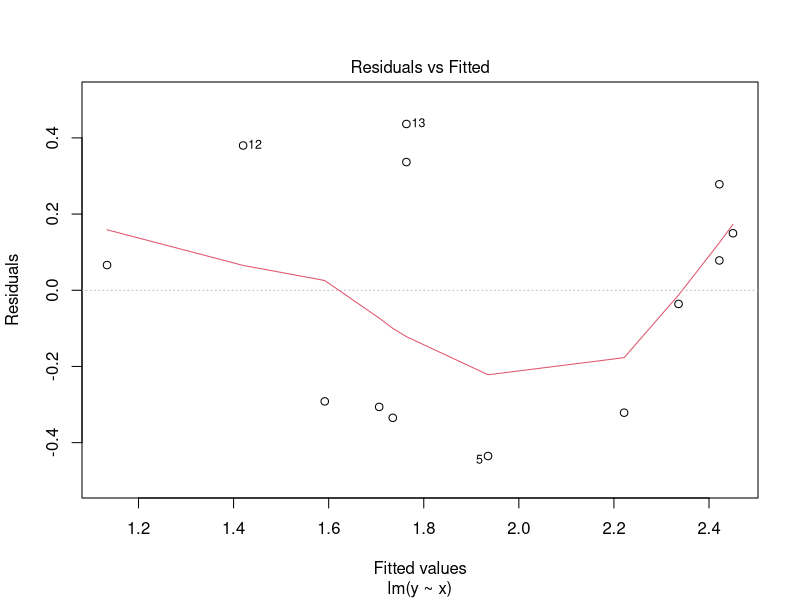

Generate this figure with R:
q6.data <- read.csv("maddala-c3q6.csv", sep=",", header=TRUE)

# Simple linear regression
q6 <- lm(y~x, data=q6.data)
summary(q6)


# constructing confidence intervals by hand
beta.hat <- coef(q6)[2]
se.beta.hat <- sqrt(vcov(q6)[2,2])

deg.free <- length(q6.data$x)-length(coef(q6)) # n - k

# qt() is the quantile function of the t distribution
confint.beta.hat <- beta.hat + qt(p=c(0.025,0.975), df=deg.free)*se.beta.hat

confint.beta.hat

# Or use built-in function
confint(q6, level=0.95)

# confidence intervals for sigma squared
sigma.sq.hat <- sum(resid(q6)^2)/deg.free

confint.sigma.sq.hat <- deg.free*sigma.sq.hat/qchisq(c(0.95, 0.05), df=deg.free)
confint.sigma.sq.hat


plot(q6, which=1)
